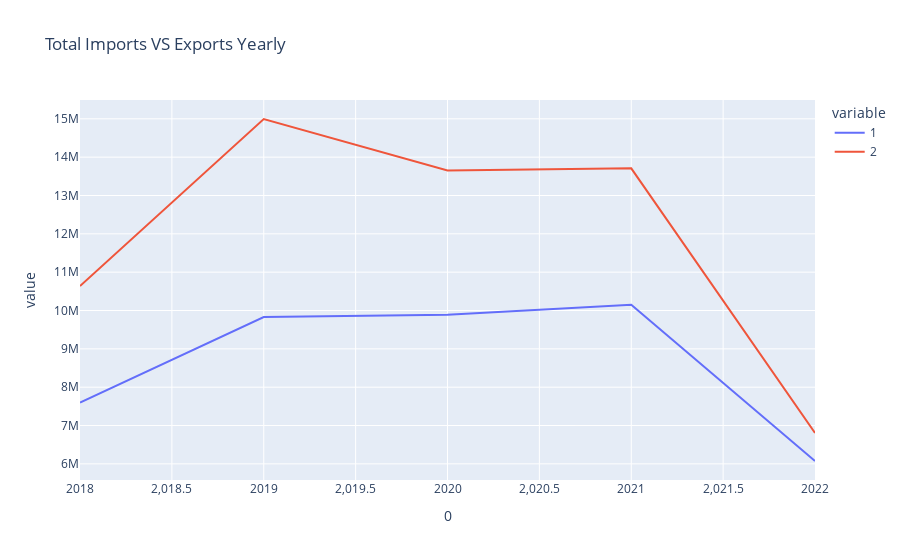

Notebook code cell kept with this figure:
### Code cell
fig2 = px.line(imports_vs_exports,x = 0,y=[1,2],title="Total Imports VS Exports Yearly")
fig2.show()

### Figure 1 — Plotly figure (JSON) as saved in the notebook; plotly's stock layout.template omitted (floating-point values rounded to 4 significant figures)
{"data": [{"hovertemplate": "variable=1<br>0=%{x}<br>value=%{y}<extra></extra>", "legendgroup": "1", "line": {"color": "#636efa", "dash": "solid"}, "marker": {"symbol": "circle"}, "mode": "lines", "name": "1", "orientation": "v", "showlegend": true, "type": "scatter", "x": [2018, 2019, 2020, 2021, 2022], "xaxis": "x", "y": [7600760, 9830000.0, 9888997, 10151824, 6074617], "yaxis": "y"}, {"hovertemplate": "variable=2<br>0=%{x}<br>value=%{y}<extra></extra>", "legendgroup": "2", "line": {"color": "#EF553B", "dash": "solid"}, "marker": {"symbol": "circle"}, "mode": "lines", "name": "2", "orientation": "v", "showlegend": true, "type": "scatter", "x": [2018, 2019, 2020, 2021, 2022], "xaxis": "x", "y": [10640000.0, 15000000.0, 13650000.0, 13710000.0, 6805000.0], "yaxis": "y"}], "layout": {"legend": {"title": {"text": "variable"}, "tracegroupgap": 0}, "title": {"text": "Total Imports VS Exports Yearly"}, "xaxis": {"anchor": "y", "domain": [0, 1], "title": {"text": "0"}}, "yaxis": {"anchor": "x", "domain": [0, 1], "title": {"text": "value"}}}}
